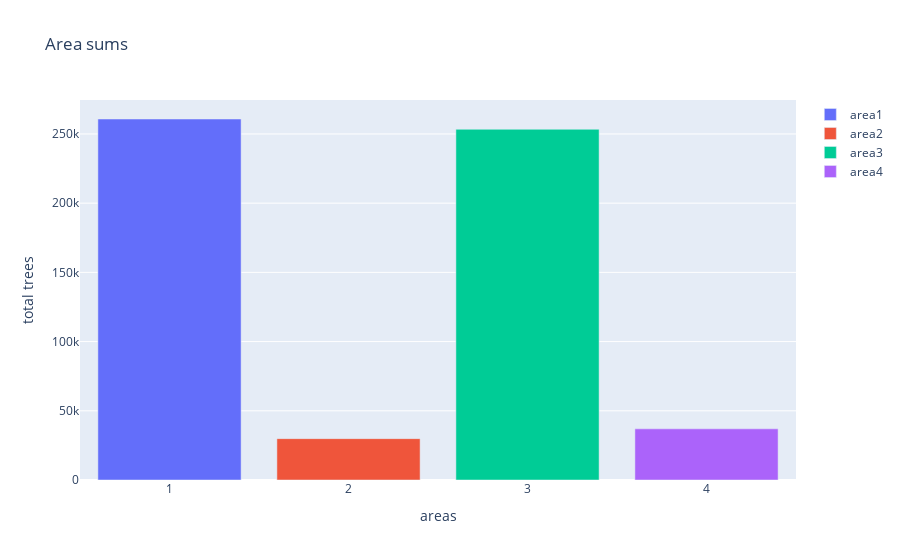

The code cell stored with this chart in its notebook:
### Code cell
# used list compherension for creating the traces
data = [go.Bar(x=[i+1],
               y=area_df.loc[area],
               name=area_df.loc[area].name.split('_')[1]) for i, area in enumerate(areas)]
layout = go.Layout(title='Area sums', 
                   yaxis={'title':'total trees'}, 
                   xaxis={'title':'areas', 'tick0':1, 'dtick':1})
fig=go.Figure(data=data, layout=layout)
fig.show()

### Figure 1 — Plotly figure (JSON) as saved in the notebook; plotly's stock layout.template omitted (floating-point values rounded to 4 significant figures)
{"data": [{"name": "area1", "type": "bar", "x": [1], "y": [260796]}, {"name": "area2", "type": "bar", "x": [2], "y": [29884]}, {"name": "area3", "type": "bar", "x": [3], "y": [253364]}, {"name": "area4", "type": "bar", "x": [4], "y": [36968]}], "layout": {"autosize": true, "title": {"text": "Area sums"}, "xaxis": {"autorange": true, "dtick": 1, "range": [0.5, 4.5], "tick0": 1, "title": {"text": "areas"}, "type": "linear"}, "yaxis": {"autorange": true, "range": [0, 274500.0], "title": {"text": "total trees"}, "type": "linear"}}}
